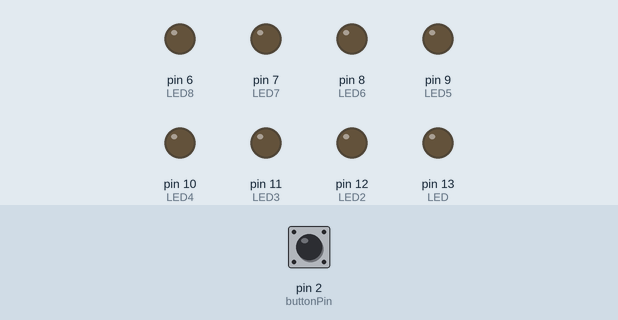
The sketch below on a simulated Arduino Uno, built with avr-gcc and run on an emulated ATmega328P. Shown: output pins drawn as LEDs (lit = HIGH). The inputs (shaded band) are chosen by the test bench; at power-on: pin 2 (buttonPin) LOW.

Above: at 1.2 s.
1.3 s: pin 2 (buttonPin) pulled HIGH for 0.15 s
At 2.1 s:
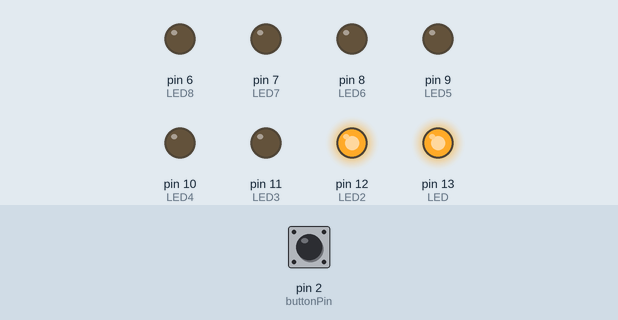
At 4.3 s:
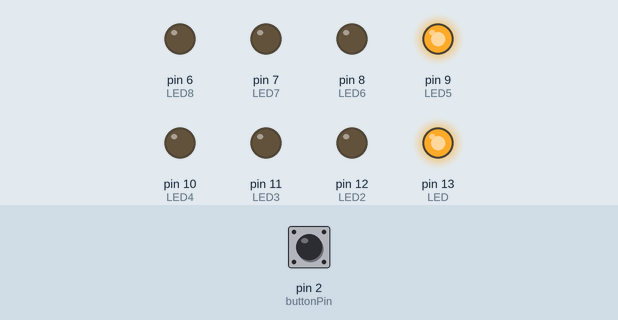
4.4 s: pin 2 (buttonPin) pulled HIGH for 3.2 s
At 9.0 s:
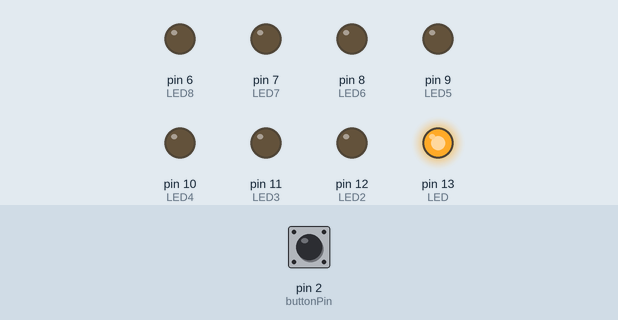
Timing chart, 0 to 14.6 s (numbered marks = the images above; inputs shaded):
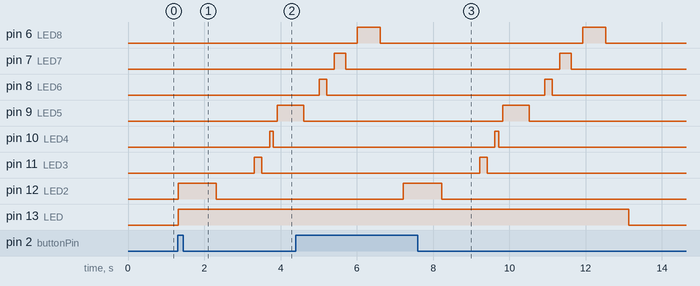

Measured:
- after the input at 1.3 s, pin 9 (LED5): LOW → HIGH after 2.6 s; pin 10 (LED4): LOW → HIGH after 2.4 s, → LOW 0.10 s later; pin 11 (LED3): LOW → HIGH after 2.0 s, → LOW 0.20 s later; pin 12 (LED2): LOW → HIGH at once, → LOW 1.0 s later; pin 13 (LED): LOW → HIGH at once
- after the input at 4.4 s, pin 10 (LED4): LOW → HIGH after 5.2 s, → LOW 0.10 s later; pin 11 (LED3): LOW → HIGH after 4.8 s, → LOW 0.20 s later; pin 12 (LED2): LOW → HIGH after 2.8 s, → LOW 1.0 s later; pin 13 (LED): HIGH → LOW after 8.7 s instead of 2.8 s
- by itself, pin 6 (LED8): alternates HIGH for 0.60 s and LOW for 5.3 s
- by itself, pin 7 (LED7): alternates HIGH for 0.30 s and LOW for 5.6 s
- by itself, pin 8 (LED6): alternates HIGH for 0.20 s and LOW for 5.7 s

The sketch:

SS7_LEDS_VIA_PUSHBUTTON.ino
```cpp
// DUSTING OFF THE CONCEPT OF PHYSICAL COMPUTING WHICH I HAVEN'T TOUCHED SINCE MTEC 1005 (SPRING SEMESTER 2021)
// AS THE 1st HOMEWORK ASSIGNMENT FOR THE 2nd HALF OF MTEC 2280 (SPRING SEMESTER 2022), WE ARE TRIGGERING 6-8 LEDS WITH A PUSHBUTTON
// IT TOOK ME A WHILE TO GET THE HAND OF MY WIRING BUT AFTER REFRECING SOME VIDEOS THAT I HAVE ON MY PHONE OF MY PAST WORK FROM MTEC 1005 + THE RESOURCES PROVIDED BY THE PROFFESSOR
// THE ASSIGNMENT WAS EASY TO DO


const int buttonPin = 2;

const int LED = 13;
const int LED2 = 12;

const int LED3 = 11;

const int LED4 = 10;
const int LED5 = 9;

const int LED6 = 8;
const int LED7 = 7;

const int LED8 = 6;

int buttonState = 0;

void setup() {
  // put your setup code here, to run once:

pinMode(LED,OUTPUT);

pinMode(buttonPin,INPUT);

pinMode(LED2, OUTPUT);
pinMode(LED3, OUTPUT);

pinMode(LED4, OUTPUT);
pinMode(LED5, OUTPUT);

pinMode(LED6, OUTPUT);
pinMode(LED7, OUTPUT);

pinMode(LED8, OUTPUT);

}

void loop() {
  // put your main code here, to run repeatedly:

// THE PUSHBUTTON
buttonState = digitalRead(buttonPin);
delay(10);

// Conditional Statement
if (buttonState == HIGH) {
  digitalWrite(LED,HIGH);

// 2nd LED
digitalWrite(LED2, HIGH);
delay(1000);

digitalWrite(LED2,LOW);
delay(1000);

// 3rd LED
digitalWrite(LED3,HIGH);
delay(200);

digitalWrite(LED3,LOW);
delay(200);

// 4th LED
digitalWrite(LED4, HIGH);
delay(100);

digitalWrite(LED4,LOW);
delay(100);

// 5th LED
digitalWrite(LED5,HIGH);
delay(700);

digitalWrite(LED5,LOW);
delay(400);

// 6th LED
digitalWrite(LED6,HIGH);
delay(200);

digitalWrite(LED6,LOW);
delay(200);

// 7th LED
digitalWrite(LED7,HIGH);
delay(300);

digitalWrite(LED7,LOW);
delay(300);

// 8th LED
digitalWrite(LED8, HIGH);
delay(600);

digitalWrite(LED8,LOW);
delay(600);
}
else {
  digitalWrite(LED,LOW);
}

}
```
